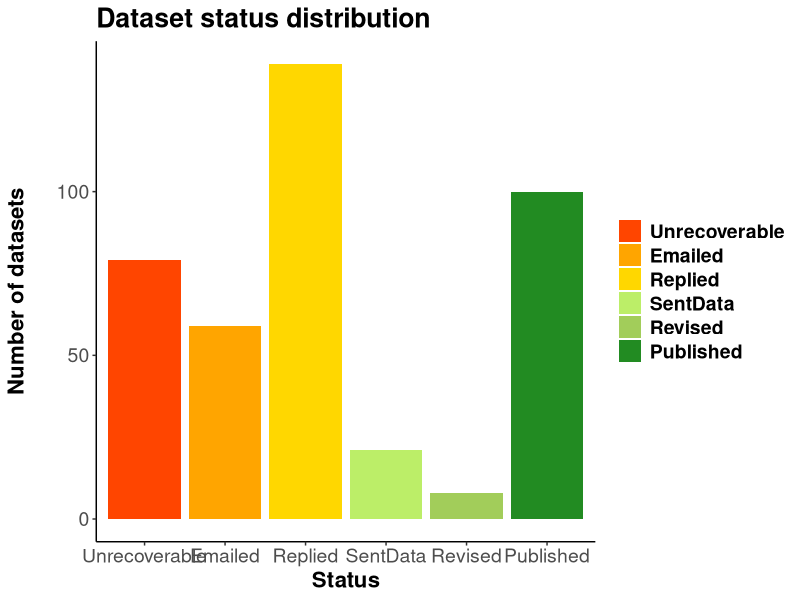
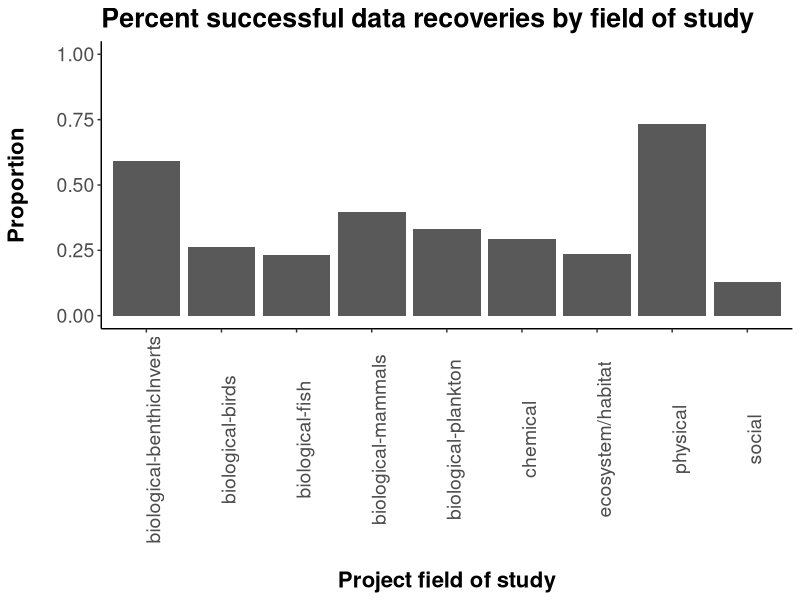
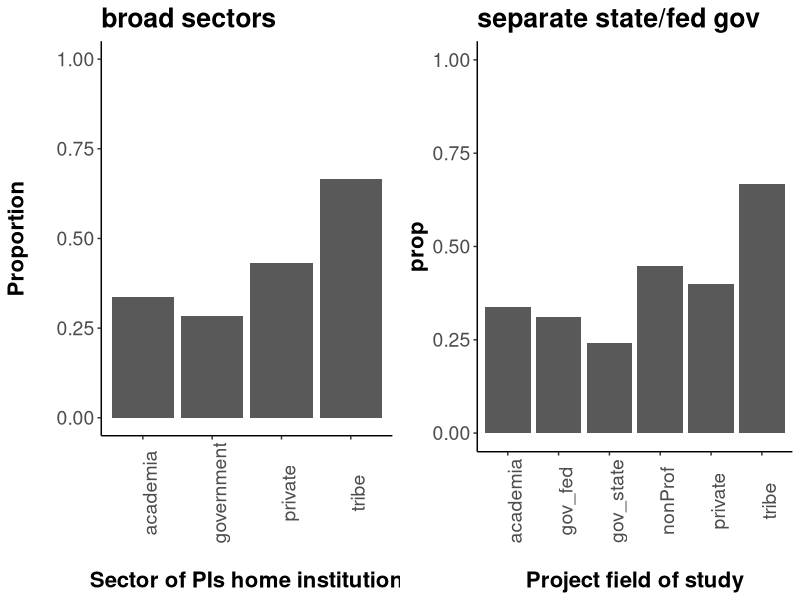
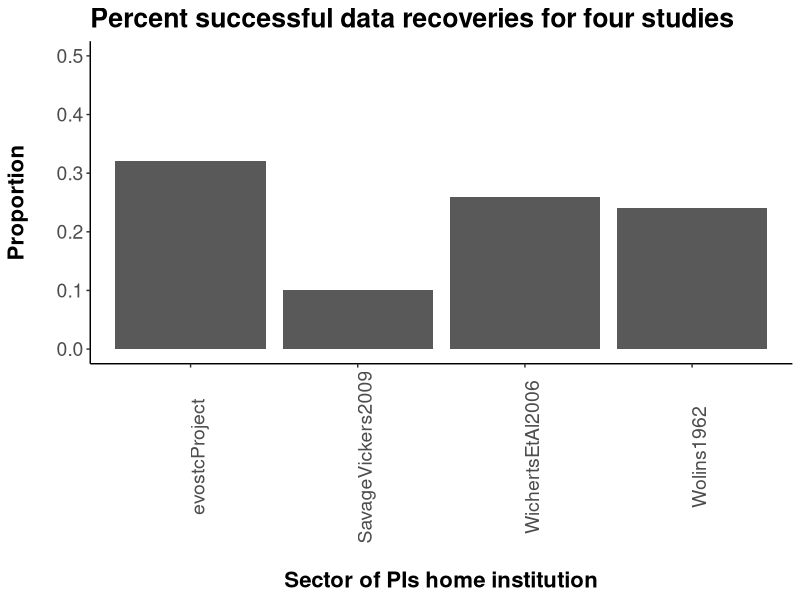

Recreate these plots in R, in order.
## ---- chunk 1

library(knitr)
library(dplyr)
library(readr)
library(ggplot2)
library(reshape2)
library(grid)
library(gridExtra)

rslt=read.csv('data/archResRevised.csv',header=T,stringsAsFactors=F)
rslt[rslt$Status=='published','Status']<-'Published'

rslt$succ=ifelse(rslt$Status %in% c('Published','SentData','Revised'),'aff','neg')
rslt$statSucc=ifelse(rslt$Status %in% c('Published','SentData','Revised'),1,0)

agDes=read.csv('data/ecoInfoAgencyDesig.csv',header=T,stringsAsFactors=T,col.names=c('agency','agGrp','agSubGrp'))
agDes$agGrp=gsub('nonProf','private',agDes$agGrp)

rslt2=merge(rslt,agDes,all.x=T)
## ---- chunk 2
statusCols=c('Unrecoverable'='orangered',
             'Emailed'='orange',
             'Replied'='gold',
             'SentData'='darkolivegreen2',
             'Revised'='darkolivegreen3',
             'Published'='forestgreen')

succCols=c('aff'='grey17',
           'neg'='grey89')

## ---- chunk 3

overall=table(rslt2$Status)
overallLong=melt(overall)
colnames(overallLong)=c('Status','nDatasets')
overall2=overallLong %>%
  mutate(prop=nDatasets/sum(nDatasets))

possible=overallLong %>%
  filter(!Status=='Unrecoverable') %>%
  mutate(prop=nDatasets/sum(nDatasets))

statusOrd=c('Unrecoverable','Emailed','Replied','SentData','Revised','Published')
#rslt2$Status=as.factor(rslt2$Status,levels=statusOrd,ordered=T)

statPlot=ggplot()+
  geom_bar(data=rslt2,
                 aes(x=factor(Status,levels=statusOrd,ordered=T),fill=Status))+
  scale_fill_manual(labels=statusOrd,values=statusCols,breaks=statusOrd)+
  theme(legend.title=element_blank())+
  theme(axis.line=element_line('black'),
        panel.grid.major = element_blank(),
        panel.grid.minor = element_blank(),
        panel.border = element_blank(),
        panel.background = element_blank())+
  #theme(axis.text.x = element_text(angle=90))+
  xlab('Status')+
  ylab('Number of datasets\n')+
  ggtitle('Dataset status distribution')+
  theme(axis.text=element_text(size=14),
        title=element_text(size=16,face="bold"),
        legend.text = element_text(size = 14, face = "bold"))

statPlot
## ---- chunk 4
statusProps=table(rslt2$Status)
eqProp=chisq.test(statusProps) #not equal proportions

eqProp
## ---- chunk 5

succBlr<-glm(formula = statSucc~agGrp+end+dataType,family='binomial',data=rslt2)

## statSucc = Binomial: did we recover the data?
## agGrp = sector of home institution
## end = last year project was funded by EVOSTC
## dataType = field of study

summary(succBlr)

## ---- chunk 6

dtProps=table(rslt2$succ,rslt2$dataType)
dtChi=chisq.test(dtProps)

dtChi

## ---- chunk 7
dtBlr<-glm(formula = statSucc~dataType,family='binomial',data=rslt2)

summary(dtBlr)
## ---- chunk 8

rfSums=as.data.frame(table(rslt2$dataType,rslt2$succ)) ### CALCULATE THESE DIFFERENTLY using mean to get SD too, not manually

rfProp=rfSums %>%
  mutate(neg=rep(rfSums[rfSums$Var2=='neg',3],2)) %>%
  rename(aff=Freq) %>%
  rename(fos=Var1) %>%
  filter(!Var2=='neg') %>%
  mutate(prop=aff/(aff+neg)) %>%
  select(fos,prop)
  
fieldSucc<-ggplot(rfProp,aes(x=fos,y=prop))+
  geom_bar(stat = "identity")+
  theme(axis.line=element_line('black'),
        panel.grid.major = element_blank(),
        panel.grid.minor = element_blank(),
        panel.border = element_blank(),
        panel.background = element_blank())+
  theme(axis.text.x = element_text(angle=90))+
  xlab('\nProject field of study')+
  ylim(0,1)+
  ylab('Proportion\n')+
  ggtitle('Percent successful data recoveries by field of study')+
  theme(axis.text=element_text(size=14),
        title=element_text(size=16,face="bold"))
fieldSucc

## ---- chunk 9
secProps=table(rslt2$succ,rslt2$agGrp)
sectChi=chisq.test(secProps)

sectChi
## ---- chunk 10

secSums=as.data.frame(table(rslt2$agGrp,rslt2$succ))

secProp=secSums %>%
  mutate(neg=rep(secSums[secSums$Var2=='neg',3],2)) %>%
  rename(aff=Freq) %>%
  rename(sector=Var1) %>%
  filter(!Var2=='neg') %>%
  mutate(prop=aff/(aff+neg)) %>%
  select(sector,prop)

secSucc<-ggplot(secProp,aes(x=sector,y=prop))+
  geom_bar(stat = "identity")+
  theme(axis.line=element_line('black'),
        panel.grid.major = element_blank(),
        panel.grid.minor = element_blank(),
        panel.border = element_blank(),
        panel.background = element_blank())+
  theme(axis.text.x = element_text(angle=90))+
  xlab('\nSector of PIs home institution')+
  ylim(0,1)+
  ylab('Proportion\n')+
  ggtitle('broad sectors')+
  theme(axis.text=element_text(size=14),
        title=element_text(size=16,face="bold"))


subSums=as.data.frame(table(rslt2$agSubGrp,rslt2$succ))

subProp=subSums %>%
  mutate(neg=rep(subSums[subSums$Var2=='neg',3],2)) %>%
  rename(aff=Freq) %>%
  rename(subAg=Var1) %>%
  filter(!Var2=='neg') %>%
  mutate(prop=aff/(aff+neg)) %>%
  select(subAg,prop)

subSecc<-ggplot(subProp,aes(x=subAg,y=prop),fill='blue')+
  geom_bar(stat = "identity")+
  theme(axis.line=element_line('black'),
        panel.grid.major = element_blank(),
        panel.grid.minor = element_blank(),
        panel.border = element_blank(),
        panel.background = element_blank())+
  theme(axis.text.x = element_text(angle=90))+
  xlab('\nProject field of study')+
  ylim(0,1)+
  #ylab('Proportion\n')+
  ggtitle('separate state/fed gov')+
  theme(axis.text=element_text(size=14),
        title=element_text(size=16,face="bold"))#

grid.arrange(secSucc,subSecc,ncol = 2)
## ---- chunk 11

comp=data.frame(study=c('SavageVickers2009','WichertsEtAl2006','Wolins1962','evostcProject'),
                n=c(10,249,37,406),
                successRate=c(0.10,0.26,0.24,0.32))
comp

stComparison<-ggplot(comp,aes(x=study,y=successRate))+
  geom_bar(stat = "identity")+
  theme(axis.line=element_line('black'),
        panel.grid.major = element_blank(),
        panel.grid.minor = element_blank(),
        panel.border = element_blank(),
        panel.background = element_blank())+
  theme(axis.text.x = element_text(angle=90))+
  xlab('\nSector of PIs home institution')+
  ylim(0,0.5)+
  ylab('Proportion\n')+
  ggtitle('Percent successful data recoveries for four studies')+
  theme(axis.text=element_text(size=14),
        title=element_text(size=16,face="bold")) ## *** add each n as text above bar
stComparison
